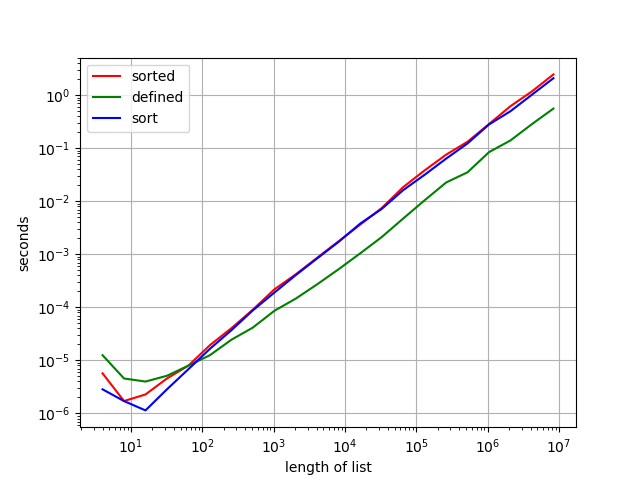

Recreate this plot in Python.
# -*- coding: utf-8 -*-
"""
Created on Mon Oct  4 09:17:23 2021

@author: keloks
"""
import numpy as np
import time
import matplotlib.pyplot as plt

def minAndRemove(randList):
    
    listOfMins = []
    
    for i in range(3):
        
        lowest = min(randList) #Get the min and move it to a new list
        listOfMins.append(lowest)
        randList.remove(lowest)
    
    return listOfMins

sortedTime = []
definedTime = []
sortTime = []
lengths = []

length = 4

while length < 10000000:

    randList = list(np.random.randint(0,101,length)) #list of random numbers with previously defined length
    randList2 = randList.copy()
    randList3 = randList.copy()
    
    tac = time.perf_counter()
    sortedList = sorted(randList)
    taca = time.perf_counter()
    sortedTime.append(taca-tac)
    #print(sortedList[:3], '\n Time = ', taca-tac)
    
    tic = time.perf_counter()
    minsList2 = minAndRemove(randList2)
    toc = time.perf_counter()
    definedTime.append(toc-tic)
    #print(minsList2, '\n Time = ', toc-tic)
    
    
    t1 = time.perf_counter()
    randList3.sort()
    minsList3 = randList3[:3]
    t2 = time.perf_counter()
    sortTime.append(t2-t1)
    #print(minsList3, '\n Time = ', t2-t1)
    
    lengths.append(length)
    
    length = length * 2


plt.figure()
sortedPlot = plt.plot(lengths, sortedTime, 'r', label = 'sorted')
definedPlot = plt.plot(lengths, definedTime, 'g', label = 'defined')
sortPlot = plt.plot(lengths, sortTime, 'b', label = 'sort')
plt.yscale('log')
plt.ylabel('seconds')
plt.xscale('log')
plt.xlabel('length of list')
plt.legend()
plt.grid()
plt.savefig('timedPlots.png')






